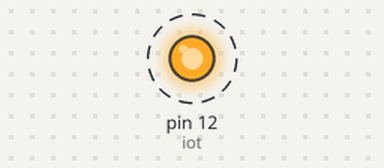
The sketch below on a simulated Arduino Uno, built with avr-gcc and run on an emulated ATmega328P. On the bench: output pins drawn as LEDs (lit = HIGH). Dashed ring = blinking. What the sketch prints to the serial monitor is not drawn.

Above: at 0.2 s.
Timing chart, 0 to 3.0 s (numbered marks = the images above):
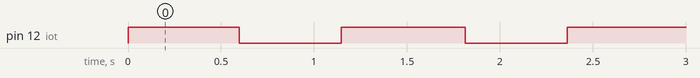

Measured:
- by itself, pin 12 (iot): alternates HIGH for 0.67 s and LOW for 0.55 s

The sketch:

analog.ino
```cpp
#include <analogWrite.h>

int iot = 12;
void setup() {
  Serial.begin(9600);
  pinMode(iot, OUTPUT);
}

void loop() {
  for(int i = 255;i > 0;i--){
    analogWrite(iot, i);
    delay(1);
    Serial.println(i);
  }
}
```
